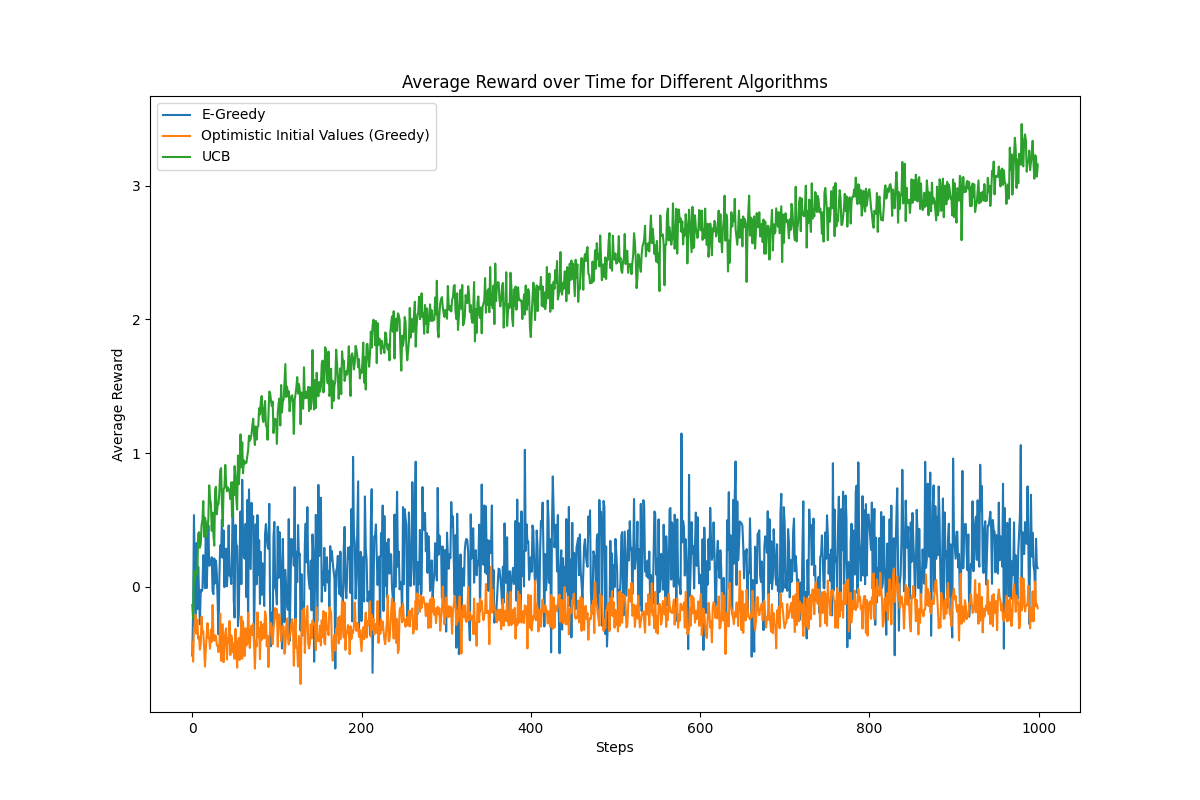

Reproduce this figure in Python.
import matplotlib.pyplot as plt
import numpy as np

class Bandit:
    def __init__(self, k):
        self.k = k
        self.means = np.random.normal(0, 3, k)
        self.arms = [self._pull_arm(mean) for mean in self.means]

    def _pull_arm(self, mean):
        return lambda: np.random.normal(mean, 1)

    def pull(self, arm):
        return self.arms[arm]()


def run_agent(bandit, algorithm, steps):
    rewards = np.zeros(steps)
    for step in range(steps):
        arm = algorithm.selector()
        reward = bandit.pull(arm)
        algorithm.update(arm, reward)
        rewards[step] = reward
    return rewards


class agent:
    def __init__(self, k):
        self.k = k
        self.qvals = np.zeros(k)
        self.arm_counts = np.zeros(k)

    def update(self, arm, reward):
        self.arm_counts[arm] += 1
        # n+1
        self.qvals[arm] += (reward - self.qvals[arm]) / self.arm_counts[arm]


class EGreedy(agent):
    def __init__(self, k, eps):
        super().__init__(k)
        self.eps = eps

    def selector(self):
        if np.random.random() > self.eps:
            return np.random.randint(0, self.k)
        else:
            return np.argmax(self.qvals)


class OptisticGreed(agent):
    def __init__(self, k, scale):
        super().__init__(k)
        self.qvals = np.ones(self.k) * scale

    def selector(self):
        return np.argmax(self.qvals)


class UCB(agent):
    def __init__(self, k, tradeoff):
        super().__init__(k)
        self.tradeoff = tradeoff
        # avoid log zero issues
        self.total = 1

    def selector(self):
        self.total += 1
        # avoid div by 0 issues
        offset = 0.1
        return np.argmax(
            self.qvals + self.tradeoff * (np.sqrt(np.divide(np.log(self.total), self.arm_counts + offset))))

k = 10
steps = 1000
runs = 100

epsilon = 0.1
optimism_scale = 5
c = 2

algorithms = [
    (EGreedy(k, epsilon), "E-Greedy"),
    (OptisticGreed(k, optimism_scale), "Optimistic Initial Values (Greedy)"),
    (UCB(k, c), "UCB")
]

plt.figure(figsize=(12, 8))

for algorithm, label in algorithms:
    all_rewards = np.zeros(steps)
    for _ in range(runs):
        bandit = Bandit(k)
        rewards = run_agent(bandit, algorithm, steps)
        all_rewards += rewards
    all_rewards /= runs
    plt.plot(all_rewards, label=label)

plt.xlabel("Steps")
plt.ylabel("Average Reward")
plt.title("Average Reward over Time for Different Algorithms")
plt.legend()
plt.show()

# plt.savefig("exercise.png")


